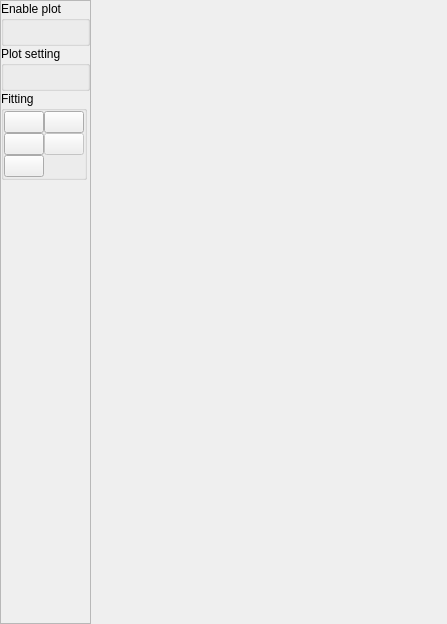
         <widget class="QWidget" name="scrollAreaWidgetContents_3">
          <property name="geometry">
           <rect>
            <x>0</x>
            <y>0</y>
            <width>447</width>
            <height>624</height>
           </rect>
          </property>
          <layout class="QHBoxLayout" name="horizontalLayout_17">
           <property name="spacing">
            <number>0</number>
           </property>
           <property name="leftMargin">
            <number>0</number>
           </property>
           <property name="topMargin">
            <number>0</number>
           </property>
           <property name="rightMargin">
            <number>0</number>
           </property>
           <property name="bottomMargin">
            <number>0</number>
           </property>
           <item>
            <widget class="QFrame" name="frame_3">
             <property name="frameShape">
              <enum>QFrame::StyledPanel</enum>
             </property>
             <property name="frameShadow">
              <enum>QFrame::Raised</enum>
             </property>
             <layout class="QGridLayout" name="gridLayout_23">
              <property name="leftMargin">
               <number>0</number>
              </property>
              <property name="topMargin">
               <number>0</number>
              </property>
              <property name="rightMargin">
               <number>0</number>
              </property>
              <property name="bottomMargin">
               <number>0</number>
              </property>
              <property name="spacing">
               <number>0</number>
              </property>
              <item row="0" column="0">
               <widget class="QFrame" name="frame_9">
                <property name="sizePolicy">
                 <sizepolicy hsizetype="Fixed" vsizetype="Fixed">
                  <horstretch>0</horstretch>
                  <verstretch>0</verstretch>
                 </sizepolicy>
                </property>
                <layout class="QVBoxLayout" name="verticalLayout_10">
                 <property name="spacing">
                  <number>0</number>
                 </property>
                 <property name="leftMargin">
                  <number>0</number>
                 </property>
                 <property name="topMargin">
                  <number>0</number>
                 </property>
                 <property name="rightMargin">
                  <number>0</number>
                 </property>
                 <property name="bottomMargin">
                  <number>0</number>
                 </property>
                 <item>
                  <widget class="QGroupBox" name="groupBox_10">
                   <property name="sizePolicy">
                    <sizepolicy hsizetype="Fixed" vsizetype="Fixed">
                     <horstretch>0</horstretch>
                     <verstretch>0</verstretch>
                    </sizepolicy>
                   </property>
                   <property name="title">
                    <string>Enable plot</string>
                   </property>
                   <layout class="QGridLayout" name="gridLayout_24">
                    <property name="leftMargin">
                     <number>0</number>
                    </property>
                    <property name="topMargin">
                     <number>0</number>
                    </property>
                    <property name="rightMargin">
                     <number>0</number>
                    </property>
                    <property name="bottomMargin">
                     <number>0</number>
                    </property>
                    <property name="spacing">
                     <number>0</number>
                    </property>
                    <item row="1" column="0">
                     <widget class="QPushButton" name="push_button_enable_timeseries">
                      <property name="sizePolicy">
                       <sizepolicy hsizetype="Fixed" vsizetype="Fixed">
                        <horstretch>0</horstretch>
                        <verstretch>0</verstretch>
                       </sizepolicy>
                      </property>
                      <property name="maximumSize">
                       <size>
                        <width>40</width>
                        <height>40</height>
                       </size>
                      </property>
                      <property name="toolTip">
                       <string>Enable time series</string>
                      </property>
                      <property name="toolTipDuration">
                       <number>3000</number>
                      </property>
                      <property name="text">
                       <string/>
                      </property>
                      <property name="icon">
                       <iconset resource="../../../resources/qrc/icons_128.qrc">
                        <normaloff>:/icons/128/checkbox_gray.png</normaloff>
                        <activeon>:/icons/128/checkbox_enabled_amber.png</activeon>:/icons/128/checkbox_gray.png</iconset>
                      </property>
                      <property name="iconSize">
                       <size>
                        <width>28</width>
                        <height>28</height>
                       </size>
                      </property>
                      <property name="checkable">
                       <bool>true</bool>
                      </property>
                      <property name="flat">
                       <bool>true</bool>
                      </property>
                     </widget>
                    </item>
                   </layout>
                  </widget>
                 </item>
                 <item>
                  <widget class="QGroupBox" name="groupBox_11">
                   <property name="sizePolicy">
                    <sizepolicy hsizetype="Preferred" vsizetype="Fixed">
                     <horstretch>0</horstretch>
                     <verstretch>0</verstretch>
                    </sizepolicy>
                   </property>
                   <property name="title">
                    <string>Plot setting</string>
                   </property>
                   <layout class="QFormLayout" name="formLayout_2">
                    <property name="formAlignment">
                     <set>Qt::AlignLeading|Qt::AlignLeft|Qt::AlignTop</set>
                    </property>
                    <property name="horizontalSpacing">
                     <number>0</number>
                    </property>
                    <property name="verticalSpacing">
                     <number>0</number>
                    </property>
                    <property name="leftMargin">
                     <number>0</number>
                    </property>
                    <property name="topMargin">
                     <number>0</number>
                    </property>
                    <property name="rightMargin">
                     <number>0</number>
                    </property>
                    <property name="bottomMargin">
                     <number>0</number>
                    </property>
                    <item row="0" column="1">
                     <layout class="QGridLayout" name="gridLayout_13">
                      <property name="spacing">
                       <number>0</number>
                      </property>
                      <item row="0" column="1">
                       <widget class="QPushButton" name="tab_ts_push_button_remove_dem_error">
                        <property name="sizePolicy">
                         <sizepolicy hsizetype="Fixed" vsizetype="Fixed">
                          <horstretch>0</horstretch>
                          <verstretch>0</verstretch>
                         </sizepolicy>
                        </property>
                        <property name="maximumSize">
                         <size>
                          <width>40</width>
                          <height>40</height>
                         </size>
                        </property>
                        <property name="toolTip">
                         <string>Remove estimated DEM error</string>
                        </property>
                        <property name="toolTipDuration">
                         <number>3000</number>
                        </property>
                        <property name="text">
                         <string/>
                        </property>
                        <property name="icon">
                         <iconset resource="../../../resources/qrc/icons_128.qrc">
                          <normaloff>:/icons/128/map_dem_corrected_gray.png</normaloff>
                          <activeon>:/icons/128/map_dem_corrected_blue.png</activeon>:/icons/128/map_dem_corrected_gray.png</iconset>
                        </property>
                        <property name="iconSize">
                         <size>
                          <width>28</width>
                          <height>28</height>
                         </size>
                        </property>
                        <property name="checkable">
                         <bool>true</bool>
                        </property>
                        <property name="checked">
                         <bool>false</bool>
                        </property>
                        <property name="flat">
                         <bool>true</bool>
                        </property>
                       </widget>
                      </item>
                      <item row="0" column="0">
                       <widget class="QPushButton" name="tab_ts_push_button_replicate_ts">
                        <property name="sizePolicy">
                         <sizepolicy hsizetype="Fixed" vsizetype="Fixed">
                          <horstretch>0</horstretch>
                          <verstretch>0</verstretch>
                         </sizepolicy>
                        </property>
                        <property name="maximumSize">
                         <size>
                          <width>40</width>
                          <height>40</height>
                         </size>
                        </property>
                        <property name="toolTip">
                         <string>Duplicate time series</string>
                        </property>
                        <property name="toolTipDuration">
                         <number>3000</number>
                        </property>
                        <property name="text">
                         <string/>
                        </property>
                        <property name="icon">
                         <iconset resource="../../../resources/qrc/icons_128.qrc">
                          <normaloff>:/icons/128/plot_ts_duplicate_gray.png</normaloff>
                          <activeon>:/icons/128/plot_ts_duplicate_blue.png</activeon>:/icons/128/plot_ts_duplicate_gray.png</iconset>
                        </property>
                        <property name="iconSize">
                         <size>
                          <width>28</width>
                          <height>28</height>
                         </size>
                        </property>
                        <property name="checkable">
                         <bool>true</bool>
                        </property>
                        <property name="flat">
                         <bool>true</bool>
                        </property>
                       </widget>
                      </item>
                     </layout>
                    </item>
                   </layout>
                  </widget>
                 </item>
                 <item>
                  <widget class="QGroupBox" name="groupBox_9">
                   <property name="sizePolicy">
                    <sizepolicy hsizetype="Fixed" vsizetype="Fixed">
                     <horstretch>0</horstretch>
                     <verstretch>0</verstretch>
                    </sizepolicy>
                   </property>
                   <property name="title">
                    <string>Fitting</string>
                   </property>
                   <layout class="QGridLayout" name="gridLayout_25">
                    <property name="leftMargin">
                     <number>0</number>
                    </property>
                    <property name="topMargin">
                     <number>0</number>
                    </property>
                    <property name="rightMargin">
                     <number>0</number>
                    </property>
                    <property name="bottomMargin">
                     <number>0</number>
                    </property>
                    <property name="spacing">
                     <number>0</number>
                    </property>
                    <item row="0" column="0">
                     <widget class="QPushButton" name="tab_ts_push_button_fit_1st">
                      <property name="sizePolicy">
                       <sizepolicy hsizetype="Fixed" vsizetype="Fixed">
                        <horstretch>0</horstretch>
                        <verstretch>0</verstretch>
                       </sizepolicy>
                      </property>
                      <property name="maximumSize">
                       <size>
                        <width>50</width>
                        <height>40</height>
                       </size>
                      </property>
                      <property name="acceptDrops">
                       <bool>false</bool>
                      </property>
                      <property name="toolTip">
                       <string>1st order polynomial</string>
                      </property>
                      <property name="toolTipDuration">
                       <number>3000</number>
                      </property>
                      <property name="text">
                       <string/>
                      </property>
                      <property name="icon">
                       <iconset resource="../../../resources/qrc/icons_128.qrc">
                        <normaloff>:/icons/128/plot_fit_poly1_gray.png</normaloff>
                        <activeon>:/icons/128/plot_fit_poly1_blue.png</activeon>:/icons/128/plot_fit_poly1_gray.png</iconset>
                      </property>
                      <property name="iconSize">
                       <size>
                        <width>20</width>
                        <height>20</height>
                       </size>
                      </property>
                      <property name="checkable">
                       <bool>true</bool>
                      </property>
                      <property name="checked">
                       <bool>false</bool>
                      </property>
                      <attribute name="buttonGroup">
                       <string notr="true">tab_ts_button_group_fit</string>
                      </attribute>
                     </widget>
                    </item>
                    <item row="0" column="1">
                     <widget class="QPushButton" name="tab_ts_push_button_fit_2nd">
                      <property name="sizePolicy">
                       <sizepolicy hsizetype="Fixed" vsizetype="Fixed">
                        <horstretch>0</horstretch>
                        <verstretch>0</verstretch>
                       </sizepolicy>
                      </property>
                      <property name="maximumSize">
                       <size>
                        <width>50</width>
                        <height>40</height>
                       </size>
                      </property>
                      <property name="toolTip">
                       <string>2nd order polynomial</string>
                      </property>
                      <property name="toolTipDuration">
                       <number>3000</number>
                      </property>
                      <property name="text">
                       <string/>
                      </property>
                      <property name="icon">
                       <iconset resource="../../../resources/qrc/icons_128.qrc">
                        <normaloff>:/icons/128/plot_fit_poly2_gray.png</normaloff>
                        <activeon>:/icons/128/plot_fit_poly2_blue.png</activeon>:/icons/128/plot_fit_poly2_gray.png</iconset>
                      </property>
                      <property name="iconSize">
                       <size>
                        <width>20</width>
                        <height>20</height>
                       </size>
                      </property>
                      <property name="checkable">
                       <bool>true</bool>
                      </property>
                      <property name="checked">
                       <bool>false</bool>
                      </property>
                      <attribute name="buttonGroup">
                       <string notr="true">tab_ts_button_group_fit</string>
                      </attribute>
                     </widget>
                    </item>
                    <item row="4" column="0">
                     <widget class="QPushButton" name="tab_ts_push_button_fit_seasonal">
                      <property name="sizePolicy">
                       <sizepolicy hsizetype="Fixed" vsizetype="Fixed">
                        <horstretch>0</horstretch>
                        <verstretch>0</verstretch>
                       </sizepolicy>
                      </property>
                      <property name="maximumSize">
                       <size>
                        <width>50</width>
                        <height>40</height>
                       </size>
                      </property>
                      <property name="toolTip">
                       <string>Seasonal</string>
                      </property>
                      <property name="toolTipDuration">
                       <number>3000</number>
                      </property>
                      <property name="text">
                       <string/>
                      </property>
                      <property name="icon">
                       <iconset resource="../../../resources/qrc/icons_128.qrc">
                        <normaloff>:/icons/128/plot_fit_seasonal_gray.png</normaloff>
                        <activeon>:/icons/128/plot_fit_seasonal_blue.png</activeon>:/icons/128/plot_fit_seasonal_gray.png</iconset>
                      </property>
                      <property name="iconSize">
                       <size>
                        <width>20</width>
                        <height>20</height>
                       </size>
                      </property>
                      <property name="checkable">
                       <bool>true</bool>
                      </property>
                      <property name="autoExclusive">
                       <bool>false</bool>
                      </property>
                     </widget>
                    </item>
                    <item row="2" column="0">
                     <widget class="QPushButton" name="tab_ts_push_button_fit_3rd">
                      <property name="sizePolicy">
                       <sizepolicy hsizetype="Fixed" vsizetype="Fixed">
                        <horstretch>0</horstretch>
                        <verstretch>0</verstretch>
                       </sizepolicy>
                      </property>
                      <property name="maximumSize">
                       <size>
                        <width>50</width>
                        <height>40</height>
                       </size>
                      </property>
                      <property name="toolTip">
                       <string>3rd order polynomial</string>
                      </property>
                      <property name="toolTipDuration">
                       <number>3000</number>
                      </property>
                      <property name="text">
                       <string/>
                      </property>
                      <property name="icon">
                       <iconset resource="../../../resources/qrc/icons_128.qrc">
                        <normaloff>:/icons/128/plot_fit_poly3_gray.png</normaloff>
                        <activeon>:/icons/128/plot_fit_poly3_blue.png</activeon>:/icons/128/plot_fit_poly3_gray.png</iconset>
                      </property>
                      <property name="iconSize">
                       <size>
                        <width>20</width>
                        <height>20</height>
                       </size>
                      </property>
                      <property name="checkable">
                       <bool>true</bool>
                      </property>
                      <property name="checked">
                       <bool>false</bool>
                      </property>
                      <attribute name="buttonGroup">
                       <string notr="true">tab_ts_button_group_fit</string>
                      </attribute>
                     </widget>
                    </item>
                    <item row="2" column="1">
                     <widget class="QPushButton" name="tab_ts_push_button_fit_exp">
                      <property name="enabled">
                       <bool>false</bool>
                      </property>
                      <property name="sizePolicy">
                       <sizepolicy hsizetype="Fixed" vsizetype="Fixed">
                        <horstretch>0</horstretch>
                        <verstretch>0</verstretch>
                       </sizepolicy>
                      </property>
                      <property name="maximumSize">
                       <size>
                        <width>50</width>
                        <height>40</height>
                       </size>
                      </property>
                      <property name="toolTip">
                       <string>Exponential</string>
                      </property>
                      <property name="toolTipDuration">
                       <number>3000</number>
                      </property>
                      <property name="text">
                       <string/>
                      </property>
                      <property name="icon">
                       <iconset resource="../../../resources/qrc/icons_128.qrc">
                        <normaloff>:/icons/128/plot_fit_exp_gray.png</normaloff>
                        <activeon>:/icons/128/plot_fit_exp_blue.png</activeon>:/icons/128/plot_fit_exp_gray.png</iconset>
                      </property>
                      <property name="iconSize">
                       <size>
                        <width>20</width>
                        <height>20</height>
                       </size>
                      </property>
                      <property name="checkable">
                       <bool>true</bool>
                      </property>
                      <attribute name="buttonGroup">
                       <string notr="true">tab_ts_button_group_fit</string>
                      </attribute>
                     </widget>
                    </item>
                   </layout>
                  </widget>
                 </item>
                </layout>
               </widget>
              </item>
              <item row="1" column="0">
               <spacer name="verticalSpacer_4">
                <property name="orientation">
                 <enum>Qt::Vertical</enum>
                </property>
                <property name="sizeHint" stdset="0">
                 <size>
                  <width>20</width>
                  <height>40</height>
                 </size>
                </property>
               </spacer>
              </item>
             </layout>
            </widget>
           </item>
           <item>
            <spacer name="horizontalSpacer">
             <property name="orientation">
              <enum>Qt::Horizontal</enum>
             </property>
             <property name="sizeHint" stdset="0">
              <size>
               <width>40</width>
               <height>20</height>
              </size>
             </property>
            </spacer>
           </item>
          </layout>
         </widget>
